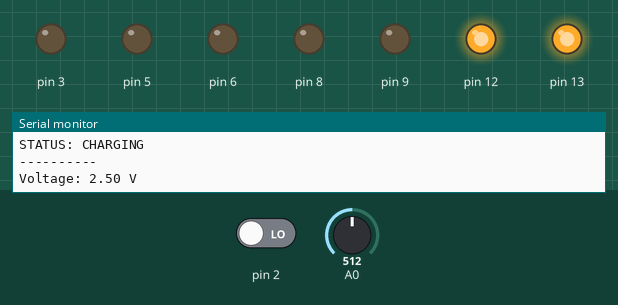
Bench run of a sketch on a simulated Arduino Uno, built with avr-gcc and run on an emulated ATmega328P. Parts: output pins drawn as LEDs (lit = HIGH), the last lines printed to the serial monitor. The test bench sets the inputs (shaded band); at power-on: A0 = 512, pin 2 LOW. The modem accepts every AT command (registered, SIM ready, sends succeed) and sends nothing else.

Above: at 6.7 s.
6.8 s: A0 set to 113
8.7 s: A0 set to 94
At 10.2 s:
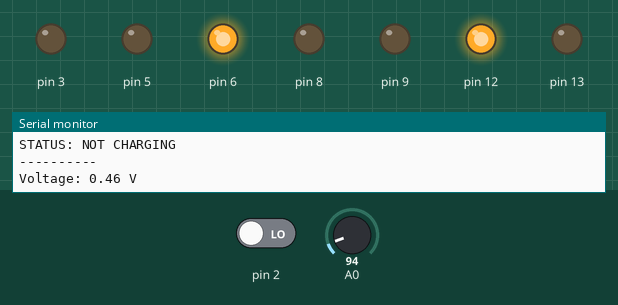
11.0 s: A0 set to 122
At 11.8 s:
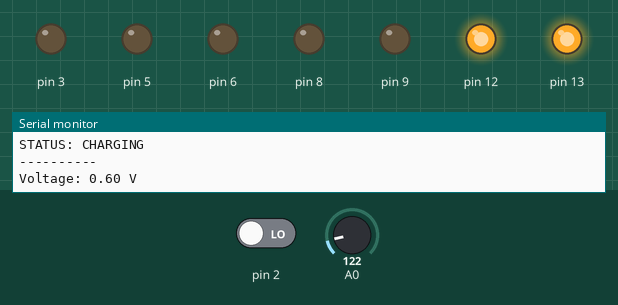
13.0 s: A0 set to 0
At 14.6 s:
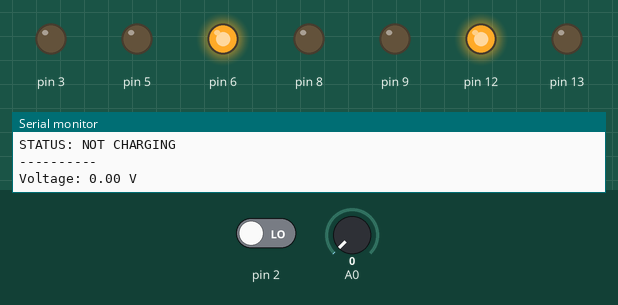
Timing chart, 0 to 16.0 s (numbered marks = the images above; inputs shaded):
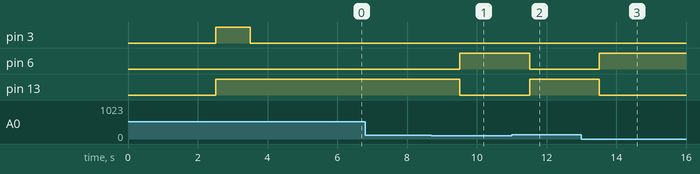

Measured:
- the behaviour switches between 103 and 102 on A0 (found by bisection; images 0 and 1)
- after the input at 8.7 s, pin 6: LOW → HIGH after 0.82 s; pin 13: HIGH → LOW after 0.82 s
- after the input at 11.0 s, pin 6: HIGH → LOW after 0.52 s; pin 13: LOW → HIGH after 0.52 s
- after the input at 13.0 s, pin 6: LOW → HIGH after 0.52 s; pin 13: HIGH → LOW after 0.52 s

The sketch:

Mimo_core.ino
```cpp
/***************************************************************************************************************************
******************************************************************************************************************+*********
+          +             +             __      +                                           ___________                +
+          /\            /\           (__)     +        /\            /\           {{  /              \    }}.       +
+         /+ \          /+ \                   +       /  \          /  \             /      _____      \           +
+        / +  \        / +  \         |  |     +      /    \        /    \           |     /       \     |          +
+       / + +  \      /  + + \        |  |     +     /   +  \      /   +  \          |    |         |    |          +
+      / +    + \    / +    + \       |  |          /        \    /        \         |    |    ^    |    |          +
+     / + /  \ + \  / + / \  + \      |  |     +   /   /  \   \  /   / \    \        |    |         |    |          +
+    / + /    \ + \/ + /   \  + \     |  |        /   /    \   \/   /   \    \       |     \ _____ /     |          +
+   / + /      \  / + /     \  + \    |  |     + /   /      \  /   /     \    \       \                 /           +
+  / + /         / + /       \  + \   |  |      /   /         /   /       \    \       \   __________  /            +
+===========================================================================================================================
+ PROJECTNAME: MIMO SECURITY ROBORT;
+ FILENAME:    CORE FILE;
+ DESIGNER: TAMIMU SAID RASHID;                                                                                                               +
+ LANGUAGEUSED: C/C++;
+ BOARD_TYPE:  ESP8266, UNO, NANO, PICO, MEGA; The code will comapatible to the mentioned board;                                                                                                                +
+ EMAIL:   rashidytamimu@gmail.com;                                                                                                                +
+ COMPANY:  talianRobotics;                                                                                                                +                                                                                                               +
+*************************************************************************************************************************
*/
// Header file
//--------------------------------+
#include <SoftwareSerial.h>

//--------------------------------+
// -->structure for all pins<-----+
//--------------------------------+
struct allpin{
 const char* port;
 const  int number;
};
//----------------------
const int outport = 8;
const int inport = 5;
const int analogport = 6;
const int delaytime = 1000;
//--------------------------+
//                          +
// --->array declaration<-- +
//--------------------------+
allpin port[outport]{
  {"motor1", 3},
  {"motor2", 12},
  {"led_charge", 13},
  {"trig", 5},
  {"alarm", 8},
  {"nightlight", 6},
  {"warnig_led", 9},
  {"Tx", 0}

};
//---------------------------
allpin port2[inport]{
  {"echo", 4},
  {"pir", 2},
  {"solarcharge", 7},
  {"Rx", 1}
};
//_-_-_-_-_-_-_-_-_-_-_-_-_-_-_-
allpin Analogport[analogport]{
   {"A1", A0},
   {"A2", A1},
   {"A3", A2},
   {"A4", A3},
   {"A5", A4},
   {"A6", A5}
};
SoftwareSerial sim800l(port[7].number, port2[3].number);
const char* phoneNumbers[] = {
  "+255621351603",
  "+255768857064" // add another numbers
};
int numPhoneNumbers = sizeof(phoneNumbers) / sizeof(phoneNumbers[0]);

// Variable to hold the message content
char message[100];
//---------------------------+
//     Make it simple        +
//.                          +
// ---->functions<-----------+
int  distance(){
  long duration, distance;

  // Clear the trigger pin
  digitalWrite(port[3].number, LOW);
  delayMicroseconds(2);

  // Send a 10 microsecond pulse to trigger the sensor
  digitalWrite(port[3].number, HIGH);
  delayMicroseconds(10);
  digitalWrite(port[3].number, LOW);

  // Read the echo pin, and calculate the duration of the pulse in microseconds
  duration = pulseIn(port2[0].number, HIGH);

  // Calculate the distance in centimeters
  distance = duration * 0.034 / 2;

  // Print the distance to the serial monitor
  Serial.print("Distance: ");
  Serial.print(distance);
  Serial.println(" cm");
  Serial.println("-----------");
  delay(100);
   return distance;
}
//-------> End of distance function<--------
int motor_control_F(int motor_delay){
    digitalWrite(port[0].number, HIGH);
    digitalWrite(port[1].number, LOW);
    delay(motor_delay);
}
int motor_control_B(int motor_delay){
    digitalWrite(port[1].number, HIGH);
    digitalWrite(port[0].number, LOW);
    delay(motor_delay);
}
int motor_control_S(int motor_delay){
    digitalWrite(port[1].number, LOW);
    digitalWrite(port[0].number, LOW);
    delay(motor_delay);
}


void solar_input(){
  int anasolarRead = analogRead(Analogport[0].number);

  float voltage = anasolarRead  * (5.0 / 1023.0);
  if(voltage >= 0.5){
     digitalWrite(port[2].number, HIGH); digitalWrite(port[5].number,LOW);
     Serial.println("STATUS: CHARGING");
     // other function here
  }
  else if(voltage < 0.5){
    digitalWrite(port[2].number,LOW);
    digitalWrite(port[5].number,HIGH);
    Serial.println("STATUS: NOT CHARGING");
  }
  Serial.println("----------");
  Serial.print("Voltage: ");
  Serial.print(voltage);
  Serial.println(" V ");
  delay(1000);
}
int Solar_Control(){
  int anasolarRead = analogRead(Analogport[0].number);

  float voltage = anasolarRead  * (5.0 / 1023.0);

  // Print the voltage value to the serial monitor
  Serial.println("----------");
  Serial.print("Voltage: ");
  Serial.print(voltage);
  Serial.println(" V ");
  return voltage;

}
bool Rain_sensor(){
    // rain check
  digitalWrite(port[2].number, HIGH);
  int outdata = analogRead(Analogport[2].number);
  float newdata = outdata * (5.0 / 1023.0);
  Serial.print(newdata);
  if(newdata >= 1 && newdata < 3){
    Serial.println("==========");
    Serial.println("-->Rain detected ");
    Serial.println("==========");
    smsSend("Hi it seems there is the precence of rain fall");
  }
  else if(newdata >= 3){
    Serial.println("==========");
    Serial.println("-->Rain detected ");
    Serial.println("==========");
    smsSend("It seems there is huge rain fall, to see sequence of value visit the app or website");
  }
  return newdata;
}
void weather_check(){
  int Voltage = Solar_Control();
  if(Voltage > 1.5/* this value to be changed*/){
    Serial.println("--> Sunny<-------");

  }
  else if(Voltage < 1.5/* this value to be changed*/){

     Serial.println("------>No sun<-------");
  }
  Rain_sensor();
}
int  power_system(){
   int AnasolarRead = analogRead(Analogport[1].number);
   int error_value = 0.15;
   float b_voltage = AnasolarRead  * (5.0 / 1023.0) + error_value;
   if( b_voltage >= 4.0){
    Serial.println("------------>battery full.");
    alarmSound(1000, 1000);
   }
   else if( b_voltage < 4.0 &&   b_voltage > 3.0){
    Serial.println("------------>Medium charge.");
   }
   else if(b_voltage < 1.5){
    Serial.println("------------->Battery low .");
    digitalWrite(port[6].number, HIGH);
    delay(delaytime);
    digitalWrite(port[6].number, LOW);
    delay(delaytime);
    alarmSound(1000, 500);
    smsSend("Low battery to the robort ");
   }
   else{
    Serial.println("------------->There is an error with the battery or battery not connected .");
    alarmSound(1000, 100);
   }
   Serial.println("----------");
   Serial.print("--------------->Power Voltage: ");
   Serial.print(b_voltage);
   Serial.println(" V ");
   Serial.println("----------");
   return b_voltage;
}
int power_saver(){
  int powercheck = power_system();
  if(powercheck >= 1.5){
    // runs some
    weather_check();
     solar_input();

  }
  else if(powercheck < 1.5){
   alarmSound(1000, 500);
    smsSend("Low battery to the robort ");
    smsSend("Automatic power saving mode enabled" );

  }
}
//-----------------------
int SerialController(){


}
//----------------------
bool motion(){
  int sensorValue = digitalRead(port2[1].number);
   if(sensorValue==LOW){
      Serial.println("no Object");
     delay(500);
     digitalWrite(port[2].number, HIGH);
    }
  else
     {
     Serial.println("Object Detected");
     delay(500);
     digitalWrite(port[2].number, LOW);
    }

  }
//---------------------------------------------------------
//-------------->do not touch this part<-------------------
//---------------------------------------------------------
void sendSMS(const char* phoneNumber, const char* message) {
  sim800l.print("AT+CMGS=\"");
  sim800l.print(phoneNumber);
  sim800l.println("\"");
  delay(1000);
  sim800l.print(message);
  sim800l.write(26); // End the SMS with Ctrl+Z
  delay(1000);
  while (sim800l.available()) {
    Serial.write(sim800l.read());
  }
}

void smsSend(const char* customMessage ) {
  // Send SMS to each phone number in the array
  for (int i = 0; i < numPhoneNumbers; i++) {
    sendSMS(phoneNumbers[i], customMessage);
    delay(5000); // Delay between SMS messages
  }
}
void readSMS() {
  sim800l.println("AT+CMGR=1"); // Read the first SMS in the inbox
  delay(1000);
  while (sim800l.available()) {
    const char* readsms = sim800l.read();
    Serial.write(sim800l.read());
    return readsms;
  }
}
int alarmSound(int frequency, int  delay_time){
  // Generate a loud alarm tone
  tone(port[4].number, frequency); // Set the frequency to 1000 Hz
  delay(delay_time);            // Tone duration
  noTone(port[4].number);     // Turn off the tone
  delay(delay_time);            // Pause before the next tone
}
//------------------------------------
//------->default functions<----------
void setup(){
   for(int i= 0; i < outport; i++ ){
    pinMode(port[i].number, OUTPUT);

  }
  for(int j = 0; j < inport; j++){
    pinMode(port2[j].number, INPUT);
  }
  for(int c = 0; c < analogport; c++){
    pinMode(Analogport[c].number, INPUT);
  }
  Serial.begin(9600);
  sim800l.begin(9600);  // Start communication with the SIM800L module
  delay(1000);          // Wait for SIM800L to initialize
  Serial.println("Initializing...");

  // Set SMS mode to text
  sim800l.println("AT+CMGF=1");
  delay(1000);
  while (sim800l.available()) {
    Serial.write(sim800l.read());
  }
  // motion should run once

   if(motion()){
      motor_control_F(1000);
      motor_control_S(1000);
      motor_control_B(1000);
   }
  }

void loop(){
  //power_system();
  solar_input();

  //power_saver();


   // check if object is close and make alarm
  //  int distances = distance();
  //  if(distance < 30){
  //   alarmSound(1000, 10);
  //  }
  //  else if( distances  < 50 && distance > 30 ){
  //    alarmSound(1000, 150);

  //  }
  //  else if(distances < 100 && distances > 50){
  //    alarmSound(1000, 250);

  //  }
  //  else{

  //  }


}
```
